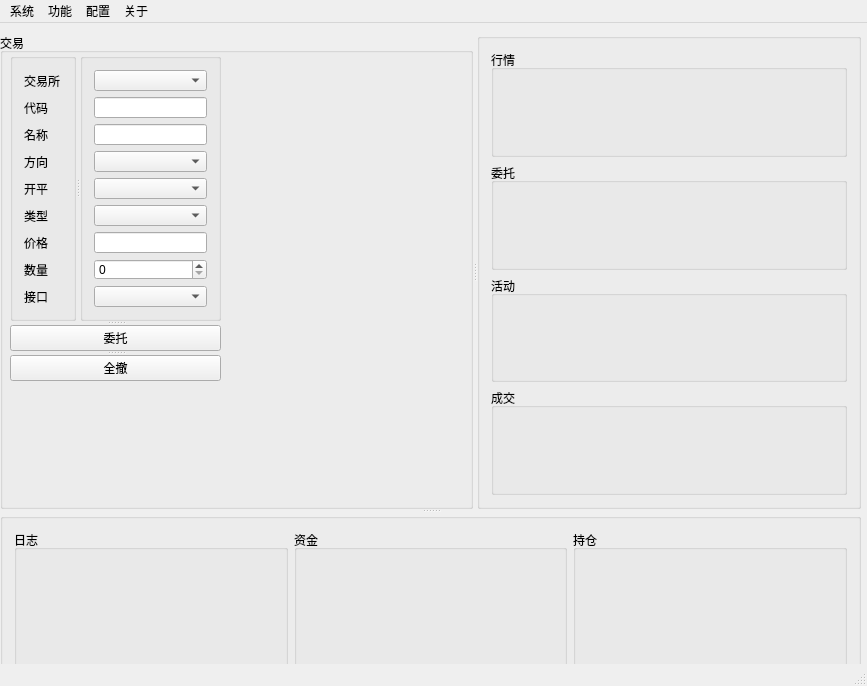
<?xml version="1.0" encoding="UTF-8"?>
<ui version="4.0">
 <class>MainWindowClass</class>
 <widget class="QMainWindow" name="MainWindowClass">
  <property name="geometry">
   <rect>
    <x>0</x>
    <y>0</y>
    <width>867</width>
    <height>686</height>
   </rect>
  </property>
  <property name="windowTitle">
   <string>MainWindow</string>
  </property>
  <widget class="QWidget" name="centralWidget">
   <widget class="QSplitter" name="mainFilter">
    <property name="geometry">
     <rect>
      <x>0</x>
      <y>10</y>
      <width>861</width>
      <height>651</height>
     </rect>
    </property>
    <property name="orientation">
     <enum>Qt::Vertical</enum>
    </property>
    <widget class="QSplitter" name="splitter_4">
     <property name="orientation">
      <enum>Qt::Horizontal</enum>
     </property>
     <widget class="QGroupBox" name="groupBox">
      <property name="title">
       <string>交易</string>
      </property>
      <widget class="QSplitter" name="splitter_3">
       <property name="geometry">
        <rect>
         <x>10</x>
         <y>20</y>
         <width>211</width>
         <height>328</height>
        </rect>
       </property>
       <property name="orientation">
        <enum>Qt::Vertical</enum>
       </property>
       <widget class="QSplitter" name="splitter">
        <property name="orientation">
         <enum>Qt::Horizontal</enum>
        </property>
        <widget class="QGroupBox" name="boxLabels">
         <property name="title">
          <string/>
         </property>
         <layout class="QVBoxLayout" name="verticalLayout_2">
          <item>
           <widget class="QLabel" name="labelExchange">
            <property name="text">
             <string>交易所</string>
            </property>
           </widget>
          </item>
          <item>
           <widget class="QLabel" name="labelSymbol">
            <property name="text">
             <string>代码</string>
            </property>
           </widget>
          </item>
          <item>
           <widget class="QLabel" name="labelName">
            <property name="text">
             <string>名称</string>
            </property>
           </widget>
          </item>
          <item>
           <widget class="QLabel" name="labelDirection">
            <property name="text">
             <string>方向</string>
            </property>
           </widget>
          </item>
          <item>
           <widget class="QLabel" name="labelOffset">
            <property name="text">
             <string>开平</string>
            </property>
           </widget>
          </item>
          <item>
           <widget class="QLabel" name="labelOrderType">
            <property name="text">
             <string>类型</string>
            </property>
           </widget>
          </item>
          <item>
           <widget class="QLabel" name="labelPrice">
            <property name="text">
             <string>价格</string>
            </property>
           </widget>
          </item>
          <item>
           <widget class="QLabel" name="labelVol">
            <property name="text">
             <string>数量</string>
            </property>
           </widget>
          </item>
          <item>
           <widget class="QLabel" name="labelGateway">
            <property name="text">
             <string>接口</string>
            </property>
           </widget>
          </item>
         </layout>
        </widget>
        <widget class="QGroupBox" name="boxEdits">
         <property name="title">
          <string/>
         </property>
         <layout class="QVBoxLayout" name="verticalLayout">
          <item>
           <layout class="QHBoxLayout" name="horizontalLayout_2">
            <item>
             <widget class="QComboBox" name="comboBoxExchange"/>
            </item>
           </layout>
          </item>
          <item>
           <layout class="QHBoxLayout" name="horizontalLayout">
            <item>
             <widget class="QLineEdit" name="lineEditSymbol"/>
            </item>
           </layout>
          </item>
          <item>
           <layout class="QHBoxLayout" name="horizontalLayout_3">
            <item>
             <widget class="QLineEdit" name="lineEditName"/>
            </item>
           </layout>
          </item>
          <item>
           <layout class="QHBoxLayout" name="horizontalLayout_4">
            <item>
             <widget class="QComboBox" name="comboBoxDirection"/>
            </item>
           </layout>
          </item>
          <item>
           <layout class="QHBoxLayout" name="horizontalLayout_5">
            <item>
             <widget class="QComboBox" name="comboBoxOffset"/>
            </item>
           </layout>
          </item>
          <item>
           <layout class="QHBoxLayout" name="horizontalLayout_6">
            <item>
             <widget class="QComboBox" name="comboBoxOrderType"/>
            </item>
           </layout>
          </item>
          <item>
           <layout class="QHBoxLayout" name="horizontalLayout_7">
            <item>
             <widget class="QLineEdit" name="lineEditPrice"/>
            </item>
           </layout>
          </item>
          <item>
           <layout class="QHBoxLayout" name="horizontalLayout_8">
            <item>
             <widget class="QSpinBox" name="spinBoxVol"/>
            </item>
           </layout>
          </item>
          <item>
           <layout class="QHBoxLayout" name="horizontalLayout_9">
            <item>
             <widget class="QComboBox" name="comboBoxGateway"/>
            </item>
           </layout>
          </item>
         </layout>
        </widget>
       </widget>
       <widget class="QSplitter" name="splitter_2">
        <property name="orientation">
         <enum>Qt::Vertical</enum>
        </property>
        <widget class="QPushButton" name="pushButtonDelegate">
         <property name="text">
          <string>委托</string>
         </property>
        </widget>
        <widget class="QPushButton" name="pushButtonCancelAll">
         <property name="text">
          <string>全撤</string>
         </property>
        </widget>
       </widget>
      </widget>
     </widget>
     <widget class="QGroupBox" name="groupBox_6">
      <property name="title">
       <string/>
      </property>
      <layout class="QVBoxLayout" name="verticalLayout_3">
       <item>
        <widget class="QGroupBox" name="boxInfo">
         <property name="title">
          <string>行情</string>
         </property>
        </widget>
       </item>
       <item>
        <widget class="QGroupBox" name="boxDelegate">
         <property name="title">
          <string>委托</string>
         </property>
        </widget>
       </item>
       <item>
        <widget class="QGroupBox" name="boxActive">
         <property name="title">
          <string>活动</string>
         </property>
        </widget>
       </item>
       <item>
        <widget class="QGroupBox" name="boxTradedInfo">
         <property name="title">
          <string>成交</string>
         </property>
        </widget>
       </item>
      </layout>
     </widget>
    </widget>
    <widget class="QGroupBox" name="groupBox_7">
     <property name="title">
      <string/>
     </property>
     <layout class="QHBoxLayout" name="horizontalLayout_10">
      <item>
       <widget class="QGroupBox" name="box">
        <property name="title">
         <string>日志</string>
        </property>
       </widget>
      </item>
      <item>
       <widget class="QGroupBox" name="groupBox_9">
        <property name="title">
         <string>资金</string>
        </property>
       </widget>
      </item>
      <item>
       <widget class="QGroupBox" name="groupBox_10">
        <property name="title">
         <string>持仓</string>
        </property>
       </widget>
      </item>
     </layout>
    </widget>
   </widget>
  </widget>
  <widget class="QMenuBar" name="menuBar">
   <property name="geometry">
    <rect>
     <x>0</x>
     <y>0</y>
     <width>867</width>
     <height>22</height>
    </rect>
   </property>
   <widget class="QMenu" name="menu">
    <property name="title">
     <string>系统</string>
    </property>
    <addaction name="actionQuit"/>
   </widget>
   <widget class="QMenu" name="menu_2">
    <property name="title">
     <string>功能</string>
    </property>
    <addaction name="actionStartBacktester"/>
   </widget>
   <widget class="QMenu" name="menu_3">
    <property name="title">
     <string>配置</string>
    </property>
    <addaction name="actionSQLSetting"/>
   </widget>
   <widget class="QMenu" name="menu_4">
    <property name="title">
     <string>关于</string>
    </property>
    <addaction name="actionInfo"/>
   </widget>
   <addaction name="menu"/>
   <addaction name="menu_2"/>
   <addaction name="menu_3"/>
   <addaction name="menu_4"/>
  </widget>
  <widget class="QStatusBar" name="statusBar"/>
  <action name="actionQuit">
   <property name="icon">
    <iconset>
     <normaloff>E:/OneDriveNJU/OneDrive - 南京大学/图片/quit.jpg</normaloff>E:/OneDriveNJU/OneDrive - 南京大学/图片/quit.jpg</iconset>
   </property>
   <property name="text">
    <string>退出</string>
   </property>
  </action>
  <action name="actionStartBacktester">
   <property name="icon">
    <iconset>
     <normaloff>E:/OneDriveNJU/OneDrive - 南京大学/图片/Backtest.jpg</normaloff>E:/OneDriveNJU/OneDrive - 南京大学/图片/Backtest.jpg</iconset>
   </property>
   <property name="text">
    <string>回测系统</string>
   </property>
   <property name="toolTip">
    <string>回测系统</string>
   </property>
  </action>
  <action name="actionSQLSetting">
   <property name="icon">
    <iconset>
     <normaloff>E:/OneDriveNJU/OneDrive - 南京大学/图片/database.jpg</normaloff>E:/OneDriveNJU/OneDrive - 南京大学/图片/database.jpg</iconset>
   </property>
   <property name="text">
    <string>数据库配置</string>
   </property>
  </action>
  <action name="actionInfo">
   <property name="icon">
    <iconset>
     <normaloff>E:/OneDriveNJU/OneDrive - 南京大学/图片/info.jpeg</normaloff>E:/OneDriveNJU/OneDrive - 南京大学/图片/info.jpeg</iconset>
   </property>
   <property name="text">
    <string>信息</string>
   </property>
   <property name="toolTip">
    <string>制作</string>
   </property>
  </action>
 </widget>
 <layoutdefault spacing="6" margin="11"/>
 <resources>
  <include location="MainWindow.qrc"/>
 </resources>
 <connections/>
</ui>
